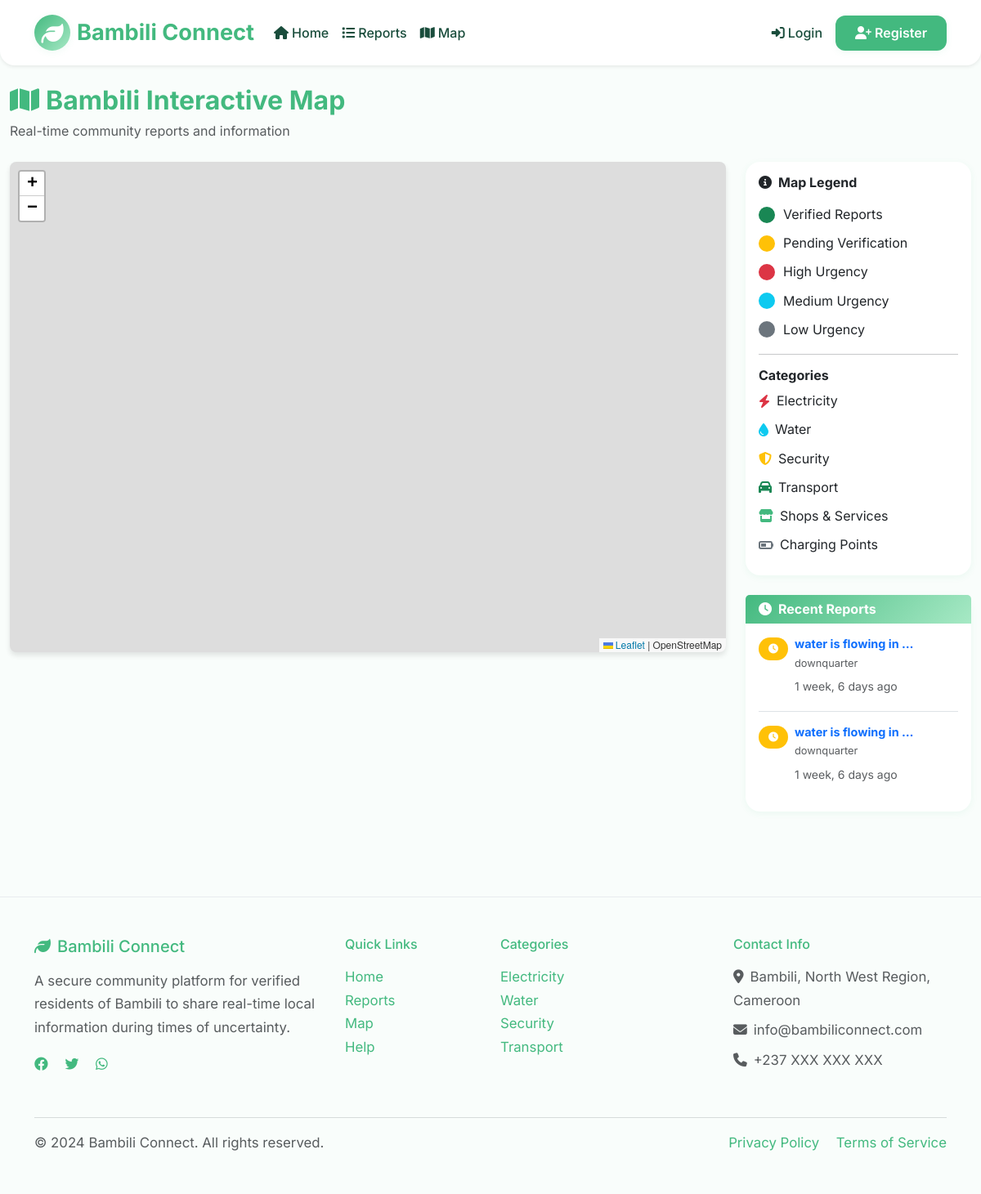
The app's page /map/, older data.
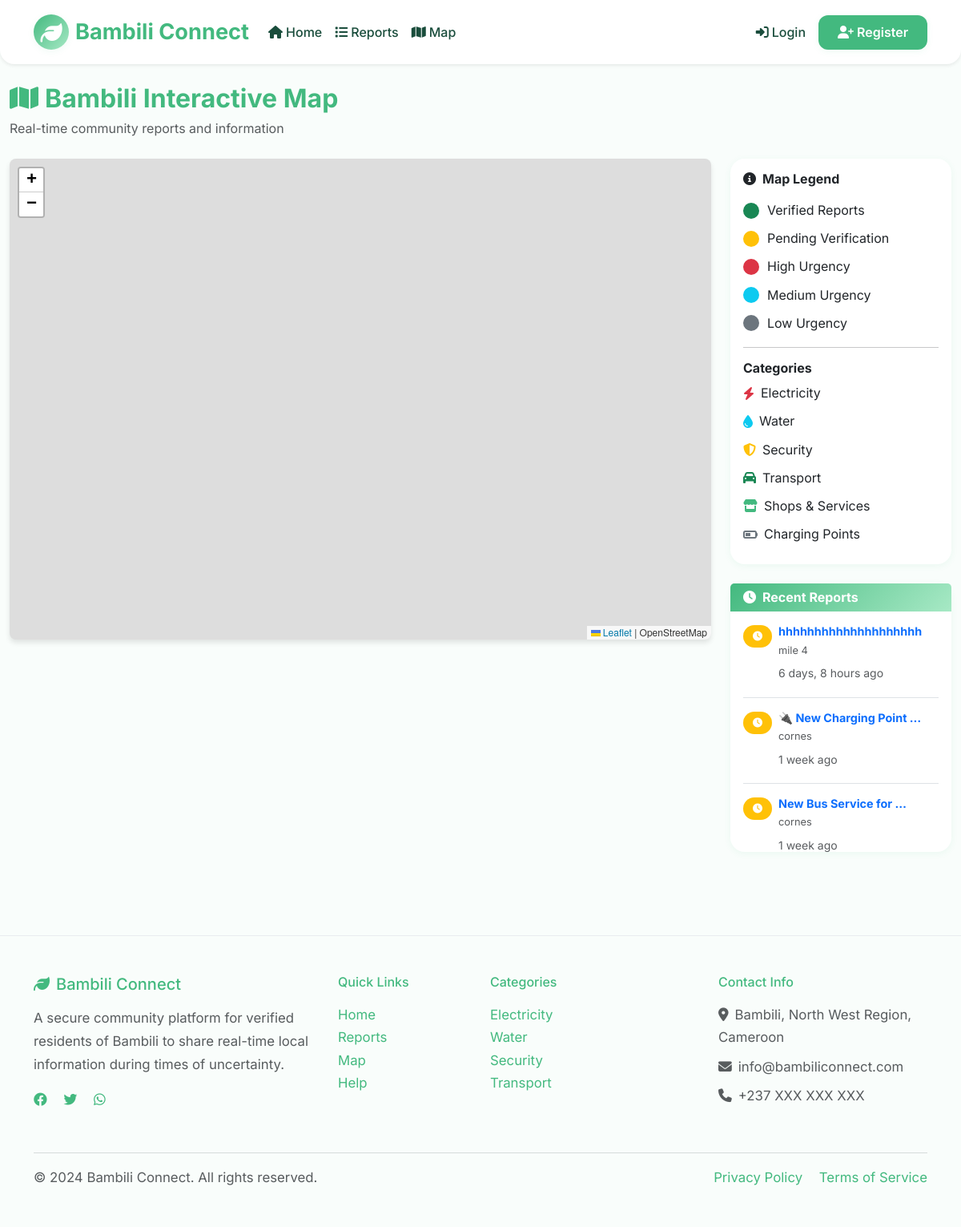
The same page, newer data.
### trustwave/models.py (models this page shows, shortened)
class Report(models.Model):
    title = models.CharField(max_length=255)
    description = models.TextField(help_text="Provide detailed information about the situation")
    location = models.CharField(
        max_length=255,
        help_text="Specific location within Bambili (e.g., Mile 4 Junction, Ntarinkon Market)"
    )
    category = models.CharField(
        max_length=20,
        choices=ReportCategory.choices,
        default=ReportCategory.OTHER
    )
    urgency = models.CharField(
        max_length=10,
        choices=UrgencyLevel.choices,
        default=UrgencyLevel.LOW
    )
    latitude = models.FloatField(
        null=True,
        blank=True,
        help_text="Latitude coordinate of the report location"
    )
    longitude = models.FloatField(
        null=True,
        blank=True,
        help_text="Longitude coordinate of the report location"
    )
    image = models.ImageField(
        upload_to=report_directory_path,
        blank=True,
        null=True,
        validators=[FileExtensionValidator(allowed_extensions=['jpg', 'jpeg', 'png'])],
        help_text="Upload a photo as proof (JPG or PNG)"
    )
    video = models.FileField(
        upload_to=report_directory_path,
        blank=True,
        null=True,
        validators=[FileExtensionValidator(allowed_extensions=['mp4', 'mov', 'avi'])],
        help_text="Upload a video as proof (MP4, MOV, or AVI)"
    )
    document = models.FileField(
        upload_to=report_directory_path,
        blank=True,
        null=True,
        validators=[FileExtensionValidator(allowed_extensions=['pdf', 'doc', 'docx'])],
        help_text="Upload a document as proof (PDF, DOC, or DOCX)"
    )
    latitude = models.DecimalField(max_digits=9, decimal_places=6, blank=True, null=True)
    longitude = models.DecimalField(max_digits=9, decimal_places=6, blank=True, null=True)
    user = models.ForeignKey(CustomUser, on_delete=models.CASCADE, related_name='reports')
    created_at = models.DateTimeField(auto_now_add=True)
    updated_at = models.DateTimeField(auto_now=True)
    is_verified = models.BooleanField(default=False)
    is_active = models.BooleanField(default=True)
    class Meta:
        ordering = ['-created_at']
        indexes = [
            models.Index(fields=['category', 'created_at']),
            models.Index(fields=['location', 'created_at']),
            models.Index(fields=['is_verified', 'created_at']),
        ]
    @property
    def vote_count(self):
        return self.votes.count()

### trustwave/views.py (the view)
# urls.py: path('map/', views.map_view, name='map_view'),
def map_view(request):
    reports = Report.objects.filter(
        is_active=True,
        latitude__isnull=False,
        longitude__isnull=False
    ).select_related('user')
    map_reports = []
    for report in reports:
        map_reports.append({
            'id': report.id,
            'title': report.title,
            'description': report.description,
            'location': report.location,
            'category': report.category,
            'urgency': report.urgency,
            'is_verified': report.is_verified,
            'latitude': float(report.latitude),
            'longitude': float(report.longitude),
            'created_at': report.created_at.strftime('%Y-%m-%d %H:%M:%S'),
            'vote_count': report.vote_count,
            'detail_url': reverse('trustwave:report_detail', kwargs={'pk': report.id})
        })
    context = {
        'reports': reports,
        'map_reports': map_reports,  # Données JSON sérialisables
        'can_post_reports': request.user.can_post_reports if request.user.is_authenticated else False,
        'recent_reports': Report.objects.filter(is_active=True).order_by('-created_at')[:5]
    }
    return render(request, 'trustwave/map_view.html', context)

### templates/trustwave/map_view.html (shortened to what the changed rows need)
{% extends 'base.html' %}
{% block extra_css %}
<link rel="stylesheet" href="https://unpkg.com/leaflet@1.9.4/dist/leaflet.css" />
{% endblock %}
{% block content %}
<div class="container-fluid py-4">
    <div class="row">
        <div class="col-lg-12 mb-4">
            <div class="d-flex justify-content-between align-items-center">
                <div>
                    <h2 class="fw-bold text-primary mb-1">
                        <i class="fas fa-map me-2"></i>Bambili Interactive Map
                    </h2>
                </div>
            </div>
        </div>
    </div>
    <div class="row">
        <div class="col-lg-3">
            <div class="card">
                <div class="card-body" style="max-height: 300px; overflow-y: auto;">
                    {% for report in recent_reports %}
                        <div class="d-flex align-items-start mb-3 {% if not forloop.last %}border-bottom pb-3{% endif %}">
                            <div class="flex-shrink-0 me-2">
                                {% if report.is_verified %}
                                    <span class="badge bg-success">
                                        <i class="fas fa-check"></i>
                                    </span>
                                {% else %}
                                    <span class="badge bg-warning">
                                        <i class="fas fa-clock"></i>
                                    </span>
                                {% endif %}
                            </div>
                            <div class="flex-grow-1">
                                <h6 class="fw-bold mb-1" style="font-size: 0.9rem;">
                                    <a href="{% url 'trustwave:report_detail' report.pk %}"
                                       class="text-decoration-none report-link"
                                       data-lat="{{ report.latitude }}"
                                       data-lng="{{ report.longitude }}">
                                        {{ report.title|truncatewords:4 }}
                                    </a>
                                </h6>
                                <p class="text-muted mb-1" style="font-size: 0.8rem;">
                                    {{ report.location }}
                                </p>
                                <small class="text-muted">
                                    {{ report.created_at|timesince }} ago
                                </small>
                            </div>
                        </div>
                    {% empty %}
                        <div class="text-center py-3">
                            <i class="fas fa-inbox fa-2x text-muted mb-2"></i>
                            <p class="text-muted mb-0">No reports yet</p>
                        </div>
                    {% endfor %}
                </div>
            </div>
        </div>
    </div>
</div>
{% endblock %}

Row changes from the older to the newer data that the page shows:
no longer on this page (row unchanged): Report: is_verified False (drawn), title "water is flowing in …", location "downquarter", created_at "1 week, 6 days"
no longer on this page (row unchanged): Report: is_verified False (drawn), title "water is flowing in …", location "downquarter", created_at "1 week, 6 days"
added Report: is_verified False (drawn), title "hhhhhhhhhhhhhhhhhhhh", location "mile 4", created_at "6 days, 8 hours"
added Report: is_verified False (drawn), title "🔌 New Charging Point …", location "cornes", created_at "1 week"
added Report: is_verified False (drawn), title "New Bus Service for …", location "cornes", created_at "1 week"
